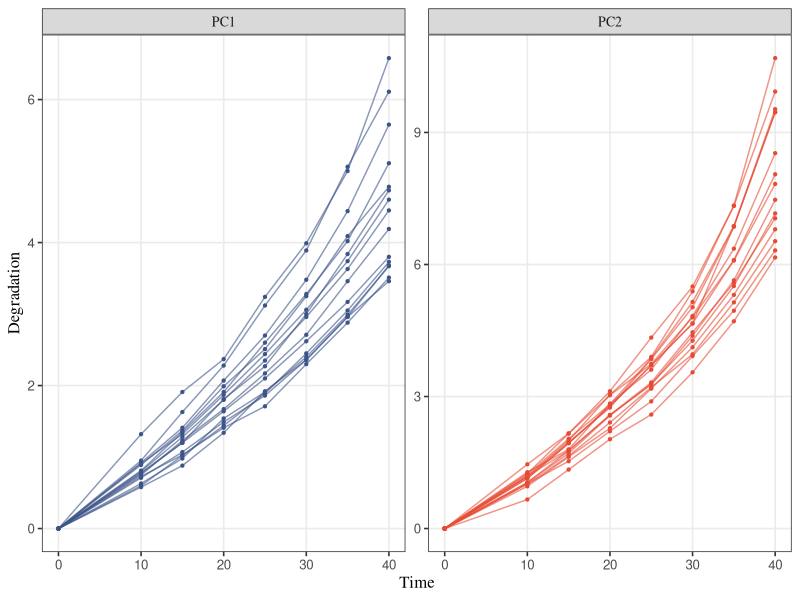
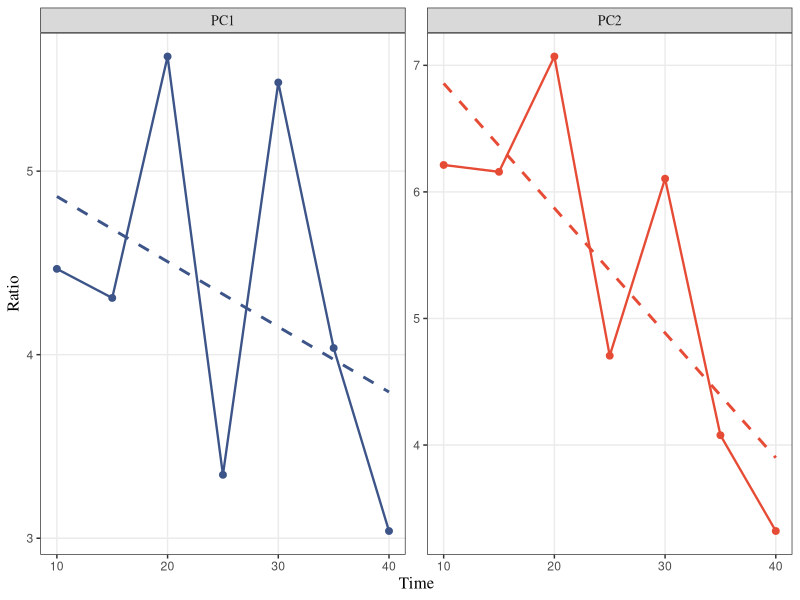
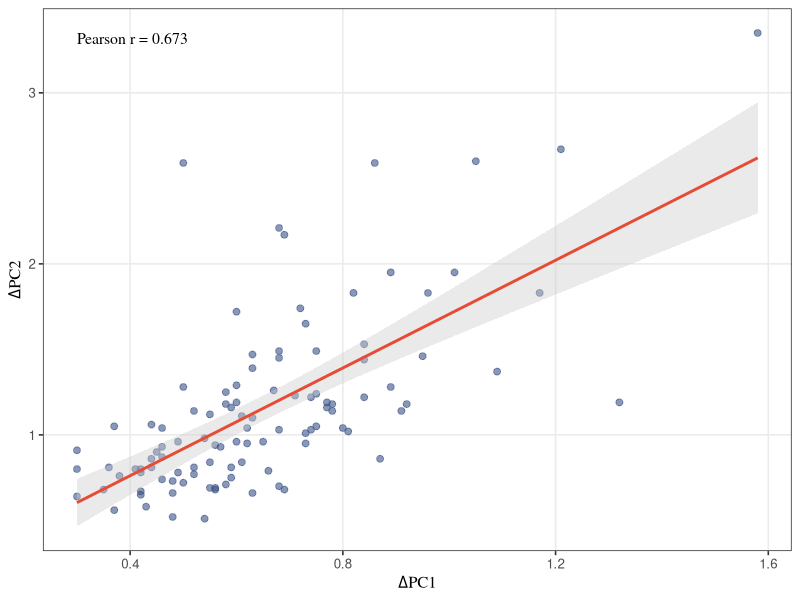
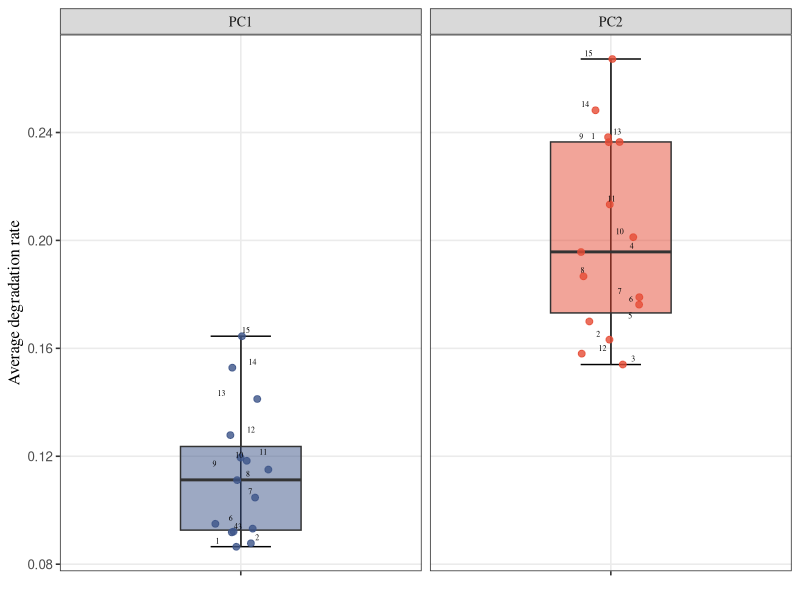
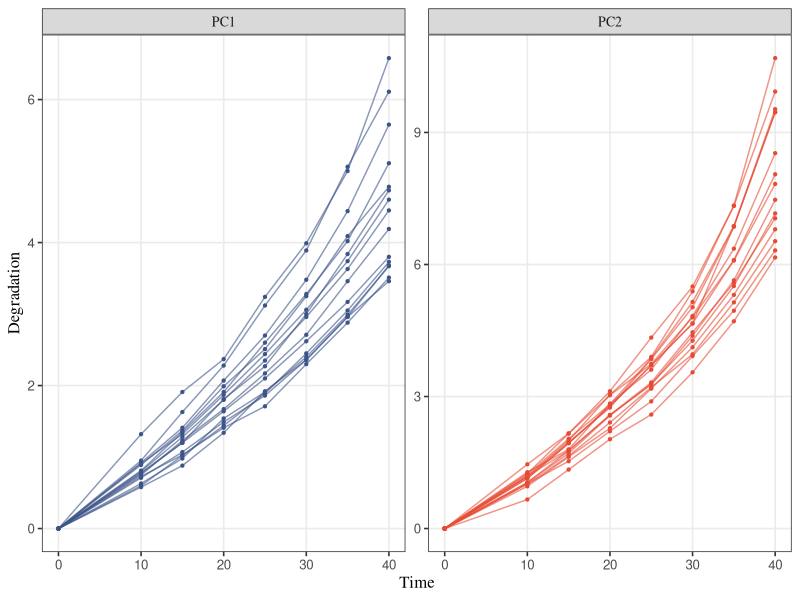
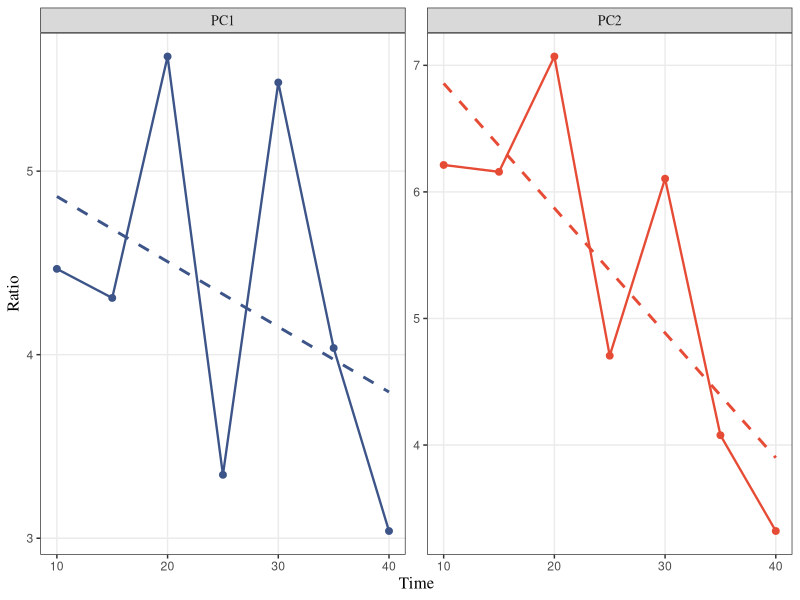
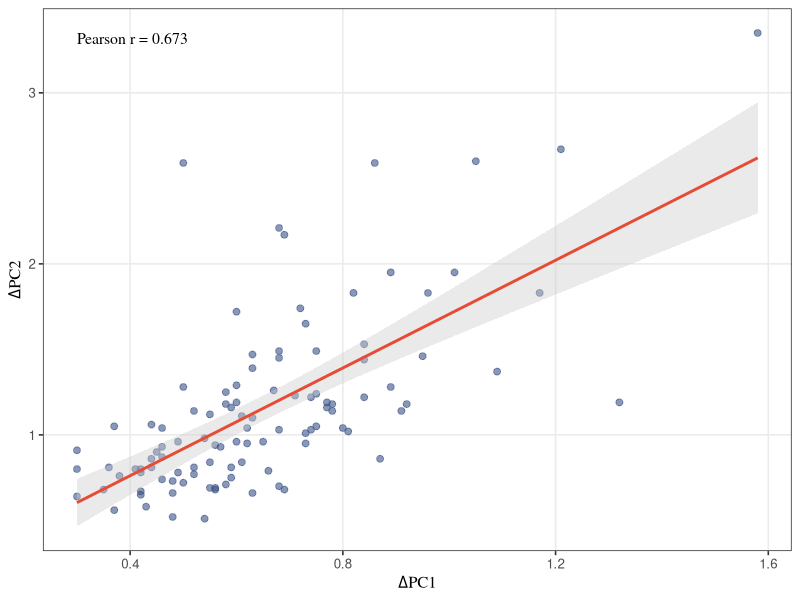
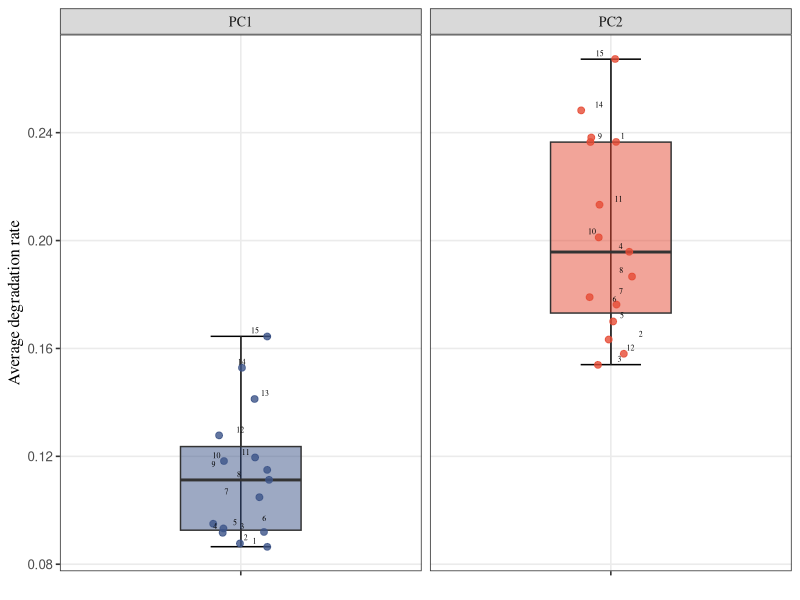

The R script that drew these images, in order:
# ==============================================================================
# Exploratory data analysis: Assessing the time-varying mean-variance ratio
# ==============================================================================

library(dplyr)
library(tidyr)
library(ggplot2)
library(MASS)

# 1. Data preparation using the predefined matrices
pc1_raw <- matrix(c(
  1,0,0.71,1.07,1.49,1.86,2.36,2.96,3.46,
  2,0,0.73,1.03,1.41,1.71,2.30,2.88,3.51,
  3,0,0.63,0.98,1.54,1.91,2.40,2.99,3.67,
  4,0,0.58,0.88,1.34,1.92,2.36,2.96,3.68,
  5,0,0.60,1.02,1.44,1.89,2.45,3.05,3.73,
  6,0,0.77,1.20,1.64,2.10,2.62,3.17,3.80,
  7,0,0.75,1.23,1.67,2.17,2.71,3.46,4.19,
  8,0,0.80,1.28,1.80,2.35,2.96,3.63,4.45,
  9,0,0.91,1.32,1.87,2.44,3.06,3.74,4.60,
  10,0,0.78,1.20,1.81,2.27,3.00,3.84,4.73,
  11,0,0.89,1.37,1.99,2.51,3.25,4.09,4.78,
  12,0,0.81,1.35,1.91,2.60,3.28,4.02,5.11,
  13,0,0.92,1.41,2.07,2.70,3.48,4.44,5.65,
  14,0,0.95,1.63,2.28,3.12,3.89,5.06,6.11,
  15,0,1.32,1.91,2.37,3.24,3.99,5.00,6.58
), nrow = 15, byrow = TRUE)

pc2_raw <- matrix(c(
  1,0,1.23,2.04,2.82,3.87,5.15,6.87,9.46,
  2,0,1.01,1.65,2.41,3.21,3.96,5.14,6.53,
  3,0,0.66,1.34,2.03,2.59,3.55,4.71,6.16,
  4,0,1.25,2.16,3.03,3.74,4.80,6.09,7.83,
  5,0,0.96,1.63,2.28,3.18,4.12,5.31,6.80,
  6,0,1.19,1.77,2.58,3.32,4.46,5.58,7.05,
  7,0,1.05,1.71,2.57,3.29,4.27,5.51,7.16,
  8,0,1.04,1.77,2.58,3.27,4.38,5.64,7.47,
  9,0,1.14,1.94,2.78,3.71,4.66,6.87,9.46,
  10,0,1.14,1.94,2.78,3.71,4.66,6.10,8.05,
  11,0,1.28,1.80,2.84,3.61,4.83,6.36,8.53,
  12,0,1.02,1.53,2.21,2.89,3.92,4.95,6.32,
  13,0,1.18,1.96,2.75,3.85,5.03,6.86,9.53,
  14,0,1.46,2.16,3.12,4.34,5.50,7.33,9.93,
  15,0,1.19,2.00,3.04,3.90,5.39,7.34,10.69
), nrow = 15, byrow = TRUE)

times <- c(0, 10, 15, 20, 25, 30, 35, 40)
col_vals <- c("#3C5488FF", "#E64B35FF")


## ============================ Degradation paths ===============================

process_matrix_to_df <- function(mat, pc_name, time_vec) {
  df <- as.data.frame(mat)
  colnames(df) <- c("Unit", paste0("Time_", seq_along(time_vec)))
  
  df_long <- df %>%
    tidyr::pivot_longer(
      cols = starts_with("Time_"),
      names_to = "TimeIndex",
      values_to = "Degradation"
    ) %>%
    dplyr::mutate(
      TimeIndex = as.numeric(gsub("Time_", "", TimeIndex)),
      Time = time_vec[TimeIndex],
      PC = pc_name,
      Unit = factor(as.integer(Unit))
    ) %>%
    dplyr::select(Unit, Time, PC, Degradation)
  
  return(df_long)
}

# Process PC1 and PC2 data separately
df_p1 <- process_matrix_to_df(pc1_raw, "PC1", times)
df_p2 <- process_matrix_to_df(pc2_raw, "PC2", times)

# Combine the two data sets
plot_data <- rbind(df_p1, df_p2)

library(ggsci)

# 3. Plot degradation paths using ggplot2
p <- ggplot(plot_data, aes(x = Time, y = Degradation, group = Unit, color = PC)) +
  # Draw degradation trajectories
  geom_line(linewidth = 0.5, alpha = 0.6) +
  # Add observation points
  geom_point(size = 0.8) +
  # Faceted display by PC
  facet_wrap(~PC, scales = "free_y") + 
  scale_color_manual(values = col_vals) +
  # Axis labels
  labs(
    x = "Time",
    y = "Degradation"
  ) +
  
  # Theme settings
  theme_bw(base_size = 12) +
  theme(
    legend.position = "none",
    panel.grid.minor = element_blank(),
    # strip.background = element_rect(fill = "grey70", color = "black"),
    strip.text = element_text(family = "Times", face = "plain", size = 10),
    axis.title.x = element_text(family = "Times", face = "plain", size = 12),
    axis.title.y = element_text(family = "Times", face = "plain", size = 12),
    # The following legend settings are retained for consistency.
    legend.title = element_text(family = "Times", face = "plain", size = 12),
    legend.text  = element_text(family = "Times", face = "plain", size = 11)
  )

# 4. Display the plot
print(p)
# Save the figure
ggsave("Real-data/crack/result/1-crack.pdf", plot = p, width = 4, height = 3)



## ================================ Ratio ======================================

# 2. Function for calculating increment-based statistics at each time interval
calculate_mv_ratio <- function(mat, pc_name, time_vec) {
  # Remove the first column, which contains unit IDs
  data_mat <- mat[, -1]
  n_samples <- nrow(data_mat)
  n_times <- ncol(data_mat)
  
  stats_list <- list()
  
  # Loop over each time interval, starting from the second time point
  for(k in 2:n_times) {
    # Current time point
    t_curr <- time_vec[k]
    # Length of the current time interval
    dt <- time_vec[k] - time_vec[k-1]
    
    # Calculate degradation increments for all units in the current interval
    increments <- data_mat[, k] - data_mat[, k-1]
    
    # Calculate cross-sectional statistics.
    # To remove the effect of unequal time intervals, degradation rates are used.
    rates <- increments / dt
    
    sample_mean <- mean(rates)
    sample_var <- var(rates)
    
    # Calculate the empirical mean-standard deviation ratio.
    # If this ratio remains approximately constant, the mean and variance evolve
    # proportionally over time.
    ratio <- sample_mean / sqrt(sample_var)
    
    stats_list[[k-1]] <- data.frame(
      Time = t_curr,
      Mean_Rate = sample_mean,
      Var_Rate = sample_var,
      Ratio = ratio,
      PC = pc_name
    )
  }
  
  return(do.call(rbind, stats_list))
}

# 3. Calculate empirical ratios
stats_pc1 <- calculate_mv_ratio(pc1_raw, "PC1", times)
stats_pc2 <- calculate_mv_ratio(pc2_raw, "PC2", times)
plot_data <- rbind(stats_pc1, stats_pc2)

# 4. Plot the mean-standard deviation ratio over time.
# Under a linear model or a single-scale model, this ratio is expected to be
# approximately constant. A clear increasing or decreasing trend indicates that
# the mean and variance evolve at different rates, motivating the TMVR model.

p_eda <- ggplot(plot_data, aes(x = Time, y = Ratio, color = PC, group = PC)) +
  geom_point(size = 2) +
  geom_line(size = 0.8) +
  geom_smooth(method = "lm", se = FALSE, linetype = "dashed", alpha = 0.5) +
  
  facet_wrap(~PC, scales = "free_y") +
  
  labs(
    # title = "Empirical Evidence for Time-Varying Mean-Variance Ratio",
    # subtitle = "Ratio of (Mean Increment / Std.Dev Increment) over time",
    x = "Time",
    y = "Ratio"
    # y = expression(Ratio ~ (hat(mu) / hat(sigma)))
  ) +
  theme_bw() +
  scale_color_manual(values = col_vals) +
  theme(
    legend.position = "none",
    panel.grid.minor = element_blank(),
    # strip.background = element_rect(fill = "grey70", color = "black"),
    strip.text = element_text(family = "Times", face = "plain", size = 10),
    axis.title.x = element_text(family = "Times", face = "plain", size = 12),
    axis.title.y = element_text(family = "Times", face = "plain", size = 12),
    legend.title = element_text(family = "Times", face = "plain", size = 12),
    legend.text  = element_text(family = "Times", face = "plain", size = 11)
  )

print(p_eda)

ggsave("Real-data/crack/result/2-ratio.pdf", plot = p_eda, width = 4, height = 3)


# ==============================================================================
# Additional exploratory analysis 1: Scatter plot of PC1 and PC2 increments
# ==============================================================================

library(ggplot2)
library(dplyr)
library(tidyr)

# 1. Prepare increment data
calc_increments <- function(mat, pc_name) {
  df <- as.data.frame(mat)
  colnames(df) <- c("Unit", paste0("T", 1:8))
  df_long <- df %>%
    pivot_longer(cols = -Unit, names_to = "TimeStep", values_to = "Value") %>%
    group_by(Unit) %>%
    mutate(Increment = c(NA, diff(Value))) %>%
    na.omit() %>%
    mutate(PC = pc_name)
  return(df_long)
}

df_inc1 <- calc_increments(pc1_raw, "PC1")
df_inc2 <- calc_increments(pc2_raw, "PC2")

# Merge and reshape the two increment data sets for plotting
df_corr <- left_join(df_inc1, df_inc2, by = c("Unit", "TimeStep")) %>%
  rename(Inc1 = Increment.x, Inc2 = Increment.y)

# Calculate the Pearson correlation coefficient
cor_val <- cor(df_corr$Inc1, df_corr$Inc2)

# 2. Plot the increment correlation
p_corr <- ggplot(df_corr, aes(x = Inc1, y = Inc2)) +
  geom_point(alpha = 0.6, color = "#3C5488FF", size = 2) +
  geom_smooth(method = "lm", color = "#E64B35FF", se = TRUE, fill = "grey80") +
  
  # Add the correlation coefficient annotation
  annotate("text", x = min(df_corr$Inc1), y = max(df_corr$Inc2), 
           label = paste0("Pearson r = ", round(cor_val, 3)), 
           hjust = 0, vjust = 1, size = 4,  family = "serif") +
  
  labs(
    # title = "Correlation of Degradation Increments",
    x = expression(Delta * PC1),
    y = expression(Delta * PC2)
  ) +
  theme_bw(base_size = 12) +
  theme(
    legend.position = "none",
    panel.grid.minor = element_blank(),
    # strip.background = element_rect(fill = "grey70", color = "black"),
    strip.text = element_text(family = "Times", face = "plain", size = 10),
    axis.title.x = element_text(family = "Times", face = "plain", size = 12),
    axis.title.y = element_text(family = "Times", face = "plain", size = 12),
    legend.title = element_text(family = "Times", face = "plain", size = 12),
    legend.text  = element_text(family = "Times", face = "plain", size = 11)
  )

print(p_corr)

ggsave("Real-data/crack/result/3-corr.pdf", plot = p_corr, width = 4, height = 3)


# ==============================================================================
# Additional exploratory analysis 2: Visualization of unit heterogeneity
# ==============================================================================

# ------------------------------------------------------------------------------
# 1. Calculate the average degradation rate for each unit
# ------------------------------------------------------------------------------

unit_rates <- rbind(df_p1, df_p2) %>%
  group_by(Unit, PC) %>%
  summarise(
    Avg_Rate = (max(Degradation) - min(Degradation)) / max(Time),
    .groups = "drop"
  )

# ------------------------------------------------------------------------------
# 2. Plot boxplots and jittered points by PC
# ------------------------------------------------------------------------------

p_hetero <- ggplot(unit_rates, aes(x = "", y = Avg_Rate, fill = PC)) +
  
  # Boxplot
  stat_boxplot(geom = "errorbar", width = 0.2) +
  geom_boxplot(alpha = 0.5, width = 0.4, outlier.shape = NA) +
  
  # Jittered unit-level points
  geom_jitter(width = 0.1, size = 2, aes(color = PC), alpha = 0.8) +
  
  # Add unit labels
  geom_text(aes(label = Unit), position = position_jitter(width = 0.1), 
            vjust = -0.5, size = 2, check_overlap = TRUE, family = "Times") +
  
  # Color settings
  scale_fill_manual(values = c("PC1" = "#3C5488FF", "PC2" = "#E64B35FF")) +
  scale_color_manual(values = c("PC1" = "#3C5488FF", "PC2" = "#E64B35FF")) +
  
  # Faceted display by PC
  facet_wrap(~PC, scales = "fixed") + 
  
  # Axis labels
  labs(
    x = NULL,
    y = "Average degradation rate"
  ) +
  
  # Theme settings
  theme_bw(base_size = 12) +
  theme(
    legend.position = "none",
    panel.grid.minor = element_blank(),
    # strip.background = element_rect(fill = "grey70", color = "black"),
    strip.text = element_text(family = "Times", face = "plain", size = 10),
    axis.title.x = element_text(family = "Times", face = "plain", size = 12),
    axis.title.y = element_text(family = "Times", face = "plain", size = 12),
    legend.title = element_text(family = "Times", face = "plain", size = 12),
    legend.text  = element_text(family = "Times", face = "plain", size = 11)
  )

print(p_hetero)

ggsave("Real-data/crack/result/4-hetero.pdf", plot = p_hetero, width = 4, height = 3)
